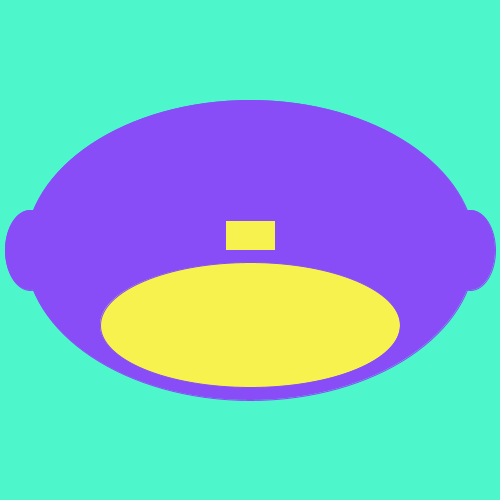
Frame 1 (no input)
Frame 60 (the mouse pressed at the canvas centre just before this capture): identical to frame 1, image omitted
Frame 120 (the mouse held since frame 60 and released just before this capture): identical to frame 1, image omitted

The Processing sketch that drew this single still picture (run headless with seeded random() and noise(); from frame 60 on, the mouse is pressed at the canvas centre):

// Processing sketch: processing_23225
// ── processing_23225.pde

void setup(){
  size(500,500);
  background(77,247,203);
//circle
stroke(136,77,247);
fill(136,77,247);
ellipse(250,250,450,300);
//nose
fill(247,242,77);
rect(225,220,50,30);
//mouth
ellipse(250,325,300,125);
//left ear
stroke(136,77,247);
fill(136,77,247);
ellipse(30,250,50,80);
//right ear
stroke(136,77,247);
fill(136,77,247);
ellipse(470,250,50,80);

}
void draw(){
}

void mousePressed(){
  stroke(0);
  fill(255);
  ellipseMode(CENTER);
  ellipse(mouseX,mouseY,130,130);
  fill(0);
  ellipseMode(CENTER);
  ellipse(mouseX,mouseY,100,100);
}

void keyPressed(){
    background(77,247,203);
//circle
stroke(136,77,247);
fill(136,77,247);
ellipse(250,250,450,300);
//nose
fill(247,242,77);
rect(225,220,50,30);
//mouth
ellipse(250,325,300,125);
//left ear
stroke(136,77,247);
fill(136,77,247);
ellipse(30,250,50,80);
//right ear
stroke(136,77,247);
fill(136,77,247);
ellipse(470,250,50,80);
}
